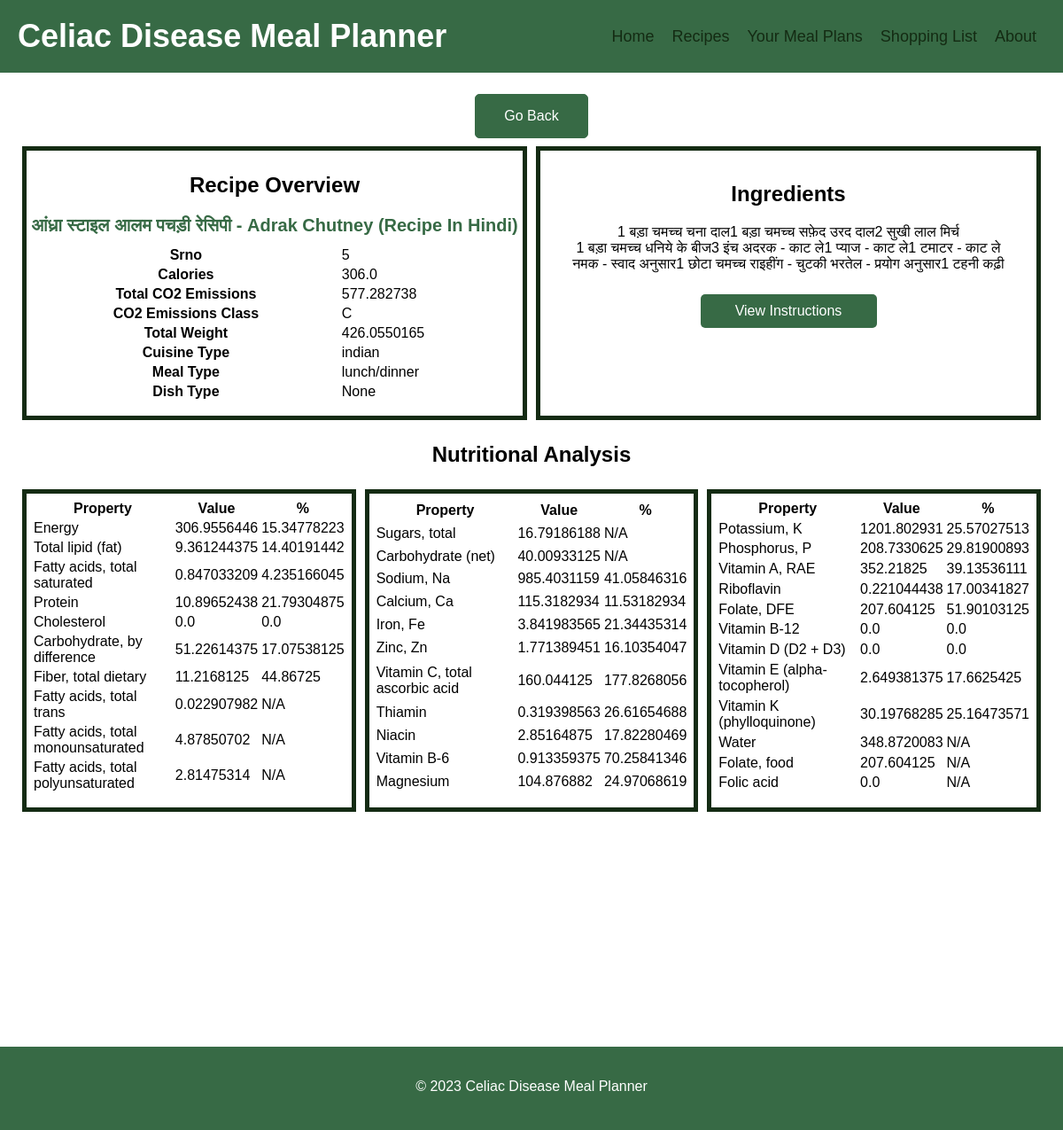
The app's page /recipe-details/5 with its own data.
### web-app/app.py (models this page shows)
class Recipes(db.Model):
    __tablename__ = 'Recipes'
    Metano = db.Column(db.Integer)
    Srno = db.Column(db.Integer, primary_key=True)
    RecipeName = db.Column(db.String)
    TranslatedRecipeName = db.Column(db.String)
    Ingredients = db.Column(db.String)
    TranslatedIngredients = db.Column(db.String)
    PrepTimeInMins = db.Column(db.Integer)
    CookTimeInMins = db.Column(db.Integer)
    TotalTimeInMins = db.Column(db.Integer)
    Servings = db.Column(db.Integer)
    Cuisine = db.Column(db.String)
    Course = db.Column(db.String)
    Diet = db.Column(db.String)
    Instructions = db.Column(db.String)
    TranslatedInstructions = db.Column(db.String)
    URL = db.Column(db.String)
    uri = db.Column(db.String)
    yield_ = db.Column(db.Float)  # 'yield' is a reserved keyword in Python
    calories = db.Column(db.Float)
    totalCO2Emissions = db.Column(db.Float)
    co2EmissionsClass = db.Column(db.String)
    totalWeight = db.Column(db.Float)
    dietLabels = db.Column(db.String)
    healthLabels = db.Column(db.String)
    cautions = db.Column(db.String)
    cuisineType = db.Column(db.String)
    mealType = db.Column(db.String)
    dishType = db.Column(db.String)
    ENERC_KCAL = db.Column(db.Float)
    ENERC_KCAL_perc = db.Column(db.Float)
    FAT = db.Column(db.Float)
    FAT_perc = db.Column(db.Float)
    FASAT = db.Column(db.Float)
    FASAT_perc = db.Column(db.Float)
    PROCNT = db.Column(db.Float)
    PROCNT_perc = db.Column(db.Float)
    CHOLE = db.Column(db.Float)
    CHOLE_perc = db.Column(db.Float)
    CHOCDF = db.Column(db.Float)
    CHOCDF_perc = db.Column(db.Float)
    FIBTG = db.Column(db.Float)
    FIBTG_perc = db.Column(db.Float)
    FATRN = db.Column(db.Float)
    FAMS = db.Column(db.Float)
    FAPU = db.Column(db.Float)
    SUGAR = db.Column(db.Float)
    CHOCDF_net = db.Column(db.Float)
    NA = db.Column(db.Float)
    NA_perc = db.Column(db.Float)
    CA = db.Column(db.Float)
    CA_perc = db.Column(db.Float)
    FE = db.Column(db.Float)
    FE_perc = db.Column(db.Float)
    ZN = db.Column(db.Float)
    ZN_perc = db.Column(db.Float)
    VITC = db.Column(db.Float)
    VITC_perc = db.Column(db.Float)
    THIA = db.Column(db.Float)
    THIA_perc = db.Column(db.Float)
    NIA = db.Column(db.Float)
    NIA_perc = db.Column(db.Float)
    VITB6A = db.Column(db.Float)
    VITB6A_perc = db.Column(db.Float)
    MG = db.Column(db.Float)
    MG_perc = db.Column(db.Float)
    K = db.Column(db.Float)
    K_perc = db.Column(db.Float)
    P = db.Column(db.Float)
    P_perc = db.Column(db.Float)
    VITA_RAE = db.Column(db.Float)
    VITA_RAE_perc = db.Column(db.Float)
    RIBF = db.Column(db.Float)
    RIBF_perc = db.Column(db.Float)
    FOLDFE = db.Column(db.Float)
    FOLDFE_perc = db.Column(db.Float)
    VITB12 = db.Column(db.Float)
    VITB12_perc = db.Column(db.Float)
    VITD = db.Column(db.Float)
    VITD_perc = db.Column(db.Float)
    TOCPHA = db.Column(db.Float)
    TOCPHA_perc = db.Column(db.Float)
    VITK1 = db.Column(db.Float)
    VITK1_perc = db.Column(db.Float)
    WATER = db.Column(db.Float)
    FOLFD = db.Column(db.Float)
    FOLAC = db.Column(db.Float)

### web-app/app.py (the view)
@app.route('/recipe-details/<int:id>')
def recipe_details(id):
    recipe = Recipes.query.filter_by(Srno=id).all()
    if recipe:
        return render_template('recipe.html', recipe=recipe[0].__dict__)
    return render_template('recipe.html', recipe="null")

### web-app/templates/recipe.html (shortened to what this page needs)
<!DOCTYPE html>
<html lang="en">
<head>
</head>
<body>
    <header>
        <h1>Celiac Disease Meal Planner</h1>
        <nav>
            <ul>
                <li><a href="/">Home</a></li>
                <li><a href="/browse">Recipes</a></li>
                <li><a href="#">Your Meal Plans</a></li>
                <li><a href="#">Shopping List</a></li>
                <li><a href="#">About</a></li>
            </ul>
        </nav>
    </header>
    <main>
        <button class="back-button" onclick="goBack()">Go Back</button>
        {% if recipe == "null" %}
            <p>Recipe Not Found.</p>
        {% else %}
            <div class="top-container">
                <section class="overview">
                    <h2>Recipe Overview</h2>
                    <h3 class="recipe-name">{{ recipe.RecipeName }}</h3>
                    <table>
                        <tr>
                            <th>Srno</th>
                            <td>{{ recipe.Srno }}</td>
                        </tr>
                        <tr>
                            <th>Calories</th>
                            <td>{{ recipe.calories }}</td>
                        </tr>
                        <tr>
                            <th>Total CO2 Emissions</th>
                            <td>{{ recipe.totalCO2Emissions }}</td>
                        </tr>
                        <tr>
                            <th>CO2 Emissions Class</th>
                            <td>{{ recipe.co2EmissionsClass }}</td>
                        </tr>
                        <tr>
                            <th>Total Weight</th>
                            <td>{{ recipe.totalWeight }}</td>
                        </tr>
                        <tr>
                            <th>Cuisine Type</th>
                            <td>{{ recipe.cuisineType }}</td>
                        </tr>
                        <tr>
                            <th>Meal Type</th>
                            <td>{{ recipe.mealType }}</td>
                        </tr>
                        <tr>
                            <th>Dish Type</th>
                            <td>{{ recipe.dishType }}</td>
                        </tr>
                    </table>
                </section>
                <section class="ingredients">
                    <h2>Ingredients</h2>
                    <ul>
                        {% for ingredient in recipe.Ingredients.split(',') %}
                            <li>{{ ingredient }}</li>
                        {% endfor %}
                    </ul>
                    <a href="{{ recipe.URL }}" class="view-recipe">View Instructions</a>
                </section>
            </div>
            <h2>Nutritional Analysis</h2>
            <div class="nutritional-analysis-container">
                    <table>
                        <tr>
                            <th>Property</th>
                            <th>Value</th>
                            <th>%</th>
                        </tr>
                        <tr>
                            <td>Energy</td>
                            <td>{{ recipe.ENERC_KCAL }}</td>
                            <td>{{ recipe['ENERC_KCAL_perc'] }}</td>
                        </tr>
                        <tr>
                            <td>Total lipid (fat)</td>
                            <td>{{ recipe.FAT }}</td>
                            <td>{{ recipe['FAT_perc'] }}</td>
                        </tr>
                        <tr>
                            <td>Fatty acids, total saturated</td>
                            <td>{{ recipe.FASAT }}</td>
                            <td>{{ recipe['FASAT_perc'] }}</td>
                        </tr>
                        <tr>
                            <td>Protein</td>
                            <td>{{ recipe.PROCNT }}</td>
                            <td>{{ recipe['PROCNT_perc'] }}</td>
                        </tr>
                        <tr>
                            <td>Cholesterol</td>
                            <td>{{ recipe.CHOLE }}</td>
                            <td>{{ recipe['CHOLE_perc'] }}</td>
                        </tr>
                        <tr>
                            <td>Carbohydrate, by difference</td>
                            <td>{{ recipe.CHOCDF }}</td>
                            <td>{{ recipe['CHOCDF_perc'] }}</td>
                        </tr>
                        <tr>
                            <td>Fiber, total dietary</td>
                            <td>{{ recipe.FIBTG }}</td>
                            <td>{{ recipe['FIBTG_perc'] }}</td>
                        </tr>
                        <tr>
                            <td>Fatty acids, total trans</td>
                            <td>{{ recipe.FATRN }}</td>
                            <td>N/A</td>
                        </tr>
                        <tr>
                            <td>Fatty acids, total monounsaturated</td>
                            <td>{{ recipe.FAMS }}</td>
                            <td>N/A</td>
                        </tr>
                        <tr>
                            <td>Fatty acids, total polyunsaturated</td>
                            <td>{{ recipe.FAPU }}</td>
                            <td>N/A</td>
                        </tr>
                    </table>
                    <table>
                        <tr>
                            <th>Property</th>
                            <th>Value</th>
                            <th>%</th>
                        </tr>
                        <tr>
                            <td>Sugars, total</td>
                            <td>{{ recipe.SUGAR }}</td>
                            <td>N/A</td>
                        </tr>
                        <tr>
                            <td>Carbohydrate (net)</td>
                            <td>{{ recipe['CHOCDF_net'] }}</td>
                            <td>N/A</td>
                        </tr>
                        <tr>
                            <td>Sodium, Na</td>
                            <td>{{ recipe.NA }}</td>
                            <td>{{ recipe['NA_perc'] }}</td>
                        </tr>
                        <tr>
                            <td>Calcium, Ca</td>
                            <td>{{ recipe.CA }}</td>
                            <td>{{ recipe['CA_perc'] }}</td>
                        </tr>
                        <tr>
                            <td>Iron, Fe</td>
                            <td>{{ recipe.FE }}</td>
                            <td>{{ recipe['FE_perc'] }}</td>
                        </tr>
                        <tr>
                            <td>Zinc, Zn</td>
                            <td>{{ recipe.ZN }}</td>
                            <td>{{ recipe['ZN_perc'] }}</td>
                        </tr>
                        <tr>
                            <td>Vitamin C, total ascorbic acid</td>
                            <td>{{ recipe.VITC }}</td>
                            <td>{{ recipe['VITC_perc'] }}</td>
                        </tr>
                        <tr>
                            <td>Thiamin</td>
                            <td>{{ recipe.THIA }}</td>
                            <td>{{ recipe['THIA_perc'] }}</td>
                        </tr>
                        <tr>
                            <td>Niacin</td>
                            <td>{{ recipe.NIA }}</td>
                            <td>{{ recipe['NIA_perc'] }}</td>
                        </tr>
                        <tr>
                            <td>Vitamin B-6</td>
                            <td>{{ recipe.VITB6A }}</td>
                            <td>{{ recipe['VITB6A_perc'] }}</td>
                        </tr>
                        <tr>
                            <td>Magnesium</td>
                            <td>{{ recipe.MG }}</td>
                            <td>{{ recipe['MG_perc'] }}</td>
                        </tr>
                    </table>
                    <table>
                        <tr>
                            <th>Property</th>
                            <th>Value</th>
                            <th>%</th>
                        </tr>
                        <tr>
                            <td>Potassium, K</td>
                            <td>{{ recipe.K }}</td>
                            <td>{{ recipe['K_perc'] }}</td>
                        </tr>
                        <tr>
                            <td>Phosphorus, P</td>
                            <td>{{ recipe.P }}</td>
                            <td>{{ recipe['P_perc'] }}</td>
                        </tr>
                        <tr>
                            <td>Vitamin A, RAE</td>
                            <td>{{ recipe.VITA_RAE }}</td>
                            <td>{{ recipe['VITA_RAE_perc'] }}</td>
                        </tr>
                        <tr>
                            <td>Riboflavin</td>
                            <td>{{ recipe.RIBF }}</td>
                            <td>{{ recipe['RIBF_perc'] }}</td>
                        </tr>
                        <tr>
                            <td>Folate, DFE</td>
                            <td>{{ recipe.FOLDFE }}</td>
                            <td>{{ recipe['FOLDFE_perc'] }}</td>
                        </tr>
                        <tr>
                            <td>Vitamin B-12</td>
                            <td>{{ recipe.VITB12 }}</td>
                            <td>{{ recipe['VITB12_perc'] }}</td>
                        </tr>
                        <tr>
                            <td>Vitamin D (D2 + D3)</td>
                            <td>{{ recipe.VITD }}</td>
                            <td>{{ recipe['VITD_perc'] }}</td>
                        </tr>
                        <tr>
                            <td>Vitamin E (alpha-tocopherol)</td>
                            <td>{{ recipe.TOCPHA }}</td>
                            <td>{{ recipe['TOCPHA_perc'] }}</td>
                        </tr>
                        <tr>
                            <td>Vitamin K (phylloquinone)</td>
                            <td>{{ recipe.VITK1 }}</td>
                            <td>{{ recipe['VITK1_perc'] }}</td>
                        </tr>
                        <tr>
                            <td>Water</td>
                            <td>{{ recipe.WATER }}</td>
                            <td>N/A</td>
                        </tr>
                        <tr>
                            <td>Folate, food</td>
                            <td>{{ recipe.FOLFD }}</td>
                            <td>N/A</td>
                        </tr>
                        <tr>
                            <td>Folic acid</td>
                            <td>{{ recipe.FOLAC }}</td>
                            <td>N/A</td>
                        </tr>
                    </table>
            </div>
        {% endif %}
    </main>
    <footer>
        <p>&copy; 2023 Celiac Disease Meal Planner</p>
    </footer>
</body>
</html>

### web-app/templates/recipe.html (style rules this page uses)
body { font-family: Arial, sans-serif; margin: 0; padding: 0; }
header { background-color: #376a45; color: white; padding: 20px; display: flex; justify-content: space-between; align-items: center; }
h1 { margin: 0; font-size: 36px; color: white; }
nav a { text-decoration: none; color: #142B13; font-size: 18px; border: none; padding: 10px; }
main { padding: 20px; margin-bottom: 30vh; display: flex; flex-direction: column; align-items: center; }
section { margin-bottom: 40px; display: flex; flex-direction: column; }
h2 { font-size: 24px; margin-bottom: 20px; text-align: center; }
ul { list-style: none; margin: 0; padding: 0; display: flex; flex-wrap: wrap; justify-content: center; }
h3 { margin: 0; font-size: 20px; color: #376a45; margin-bottom: 10px; }
p { font-size: 16px; color: #666; margin-bottom: 20px; text-align: center; }
a { color: #376a45; }
footer { background-color: #376a45; padding: 20px; text-align: center; }
footer > p { color: white; }
.back-button { background-color: #376a45; border: 1px solid #376a45; border-radius: 5px; color: white; padding: 15px 32px; text-align: center; text-decoration: none; font-size: 16px; margin: 4px 2px; cursor: pointer; float: left; }
.top-container { display: grid; grid-template-columns: 1fr 1fr; }
.recipe-name { text-align: center; }
.overview, .ingredients { padding: 5px; padding-bottom: 15px; border: solid 5px #142B13; margin: 5px; }
.ingredients { padding: 15px; }
.nutritional-analysis-container { display: grid; grid-template-columns: 1fr 1fr 1fr; }
.nutritional-analysis-container > table { padding: 5px; padding-bottom: 15px; border: solid 5px #142B13; margin: 5px; }
.view-recipe { background-color: #376a45; color: #fff; border: none; border-radius: 5px; padding: 10px 20px; font-size: 16px; cursor: pointer; width: 30%; text-align: center; text-decoration: none; display: block; margin: auto; margin-top: 25px; margin-bottom: 25px; }

### records on screen
Recipes: RecipeName "आंध्रा स्टाइल आलम पचड़ी रेसिपी - Adrak Chutney (Recipe In Hindi)", calories "306.0", totalCO2Emissions "577.282738", totalWeight "426.0550165", cuisineType "indian", mealType "lunch/dinner", ENERC_KCAL "306.9556446", ENERC_KCAL_perc "15.34778223", FAT "9.361244375", FAT_perc "14.40191442", FASAT "0.847033209", FASAT_perc "4.235166045", PROCNT "10.89652438", PROCNT_perc "21.79304875", CHOLE "0.0", CHOLE_perc "0.0", CHOCDF "51.22614375", CHOCDF_perc "17.07538125", FIBTG "11.2168125", FIBTG_perc "44.86725", FATRN "0.022907982", FAMS "4.87850702", FAPU "2.81475314", SUGAR "16.79186188", CHOCDF_net "40.00933125", NA "985.4031159", NA_perc "41.05846316", CA "115.3182934", CA_perc "11.53182934", FE "3.841983565", FE_perc "21.34435314", ZN "1.771389451", ZN_perc "16.10354047", VITC "160.044125", VITC_perc "177.8268056", THIA "0.319398563", THIA_perc "26.61654688", NIA "2.85164875", NIA_perc "17.82280469", VITB6A "0.913359375", VITB6A_perc "70.25841346", MG "104.876882", MG_perc "24.97068619", K "1201.802931", K_perc "25.57027513", P "208.7330625", P_perc "29.81900893", VITA_RAE "352.21825", VITA_RAE_perc "39.13536111", RIBF "0.221044438", RIBF_perc "17.00341827", FOLDFE "207.604125", FOLDFE_perc "51.90103125", VITB12 "0.0", VITB12_perc "0.0", VITD "0.0", VITD_perc "0.0", TOCPHA "2.649381375", TOCPHA_perc "17.6625425", VITK1 "30.19768285", VITK1_perc "25.16473571", WATER "348.8720083", FOLFD "207.604125", FOLAC "0.0"

### other values on screen
{{ recipe.Srno }} "5"
{{ recipe.co2EmissionsClass }} "C"
{{ recipe.dishType }} "None"
{{ ingredient }} "1 बड़ा चमच्च चना दाल" "1 बड़ा चमच्च सफ़ेद उरद दाल" "2 सुखी लाल मिर्च" "1 बड़ा चमच्च धनिये के बीज" "3 इंच अदरक - काट ले" "1 प्याज - काट ले" "1 टमाटर - काट ले" "नमक - स्वाद अनुसार" "1 छोटा चमच्च राइ" "हींग - चुटकी भर" "तेल - प्रयोग अनुसार" "1 टहनी कढ़ी"
